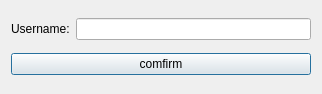
<?xml version="1.0" encoding="UTF-8"?>
<ui version="4.0">
 <class>usernameDialog</class>
 <widget class="QDialog" name="usernameDialog">
  <property name="geometry">
   <rect>
    <x>0</x>
    <y>0</y>
    <width>322</width>
    <height>94</height>
   </rect>
  </property>
  <property name="windowTitle">
   <string>Dialog</string>
  </property>
  <layout class="QVBoxLayout" name="verticalLayout">
   <item>
    <layout class="QHBoxLayout" name="horizontalLayout">
     <item>
      <widget class="QLabel" name="usernamneLabel">
       <property name="text">
        <string>Username:</string>
       </property>
      </widget>
     </item>
     <item>
      <widget class="QLineEdit" name="usernameEdit"/>
     </item>
    </layout>
   </item>
   <item>
    <widget class="QPushButton" name="comfirmButton">
     <property name="text">
      <string>comfirm</string>
     </property>
    </widget>
   </item>
  </layout>
 </widget>
 <resources/>
 <connections/>
</ui>
